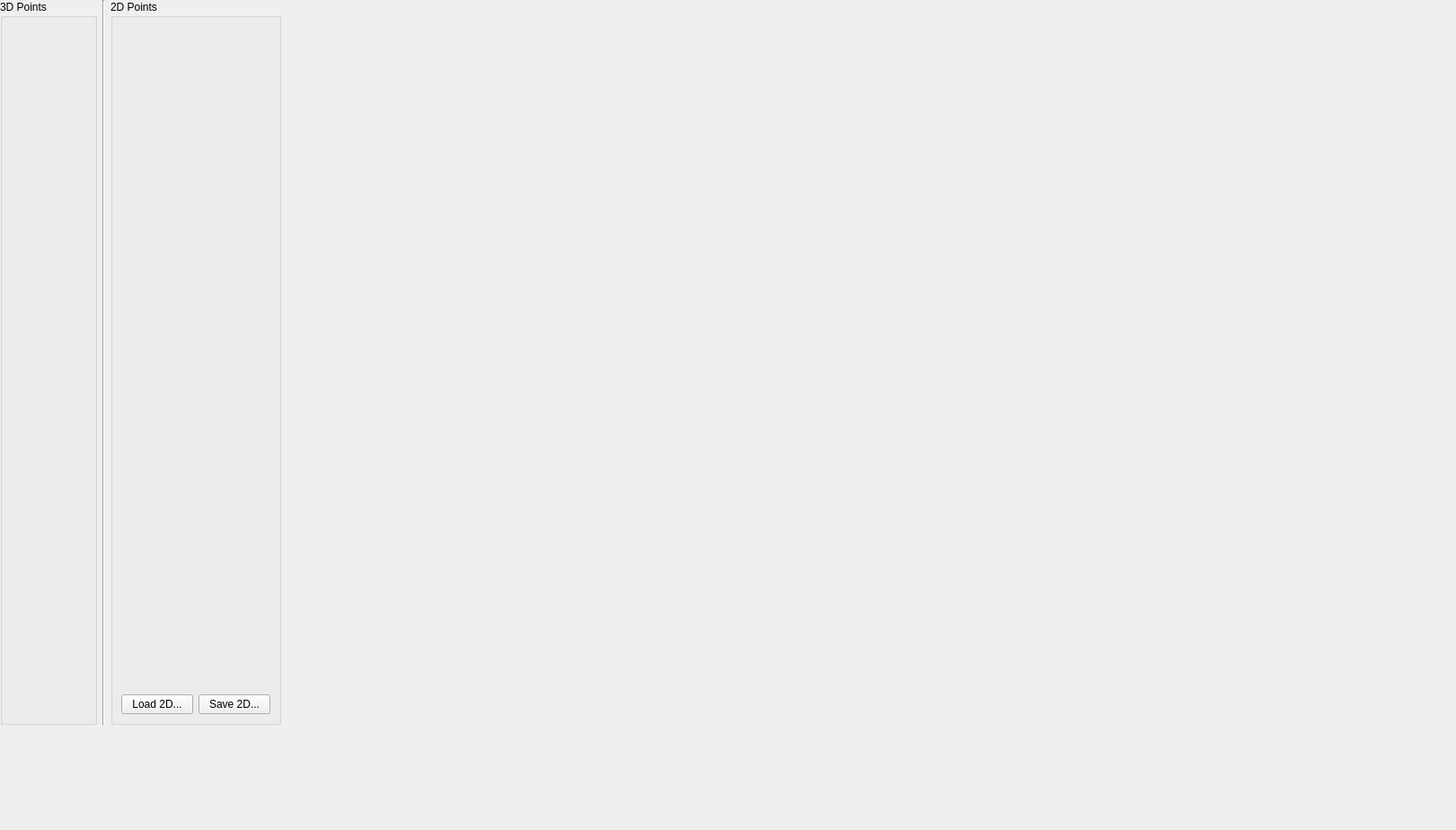
<?xml version="1.0" encoding="UTF-8"?>
<ui version="4.0">
 <class>CalibrationWidgetPage</class>
 <widget class="QWidget" name="CalibrationWidgetPage">
  <property name="geometry">
   <rect>
    <x>0</x>
    <y>0</y>
    <width>1621</width>
    <height>924</height>
   </rect>
  </property>
  <property name="maximumSize">
   <size>
    <width>1666666</width>
    <height>1666666</height>
   </size>
  </property>
  <property name="windowTitle">
   <string>Form</string>
  </property>
  <widget class="QWidget" name="layoutWidget">
   <property name="geometry">
    <rect>
     <x>0</x>
     <y>0</y>
     <width>1343</width>
     <height>807</height>
    </rect>
   </property>
   <layout class="QVBoxLayout" name="verticalLayout_8">
    <item>
     <layout class="QHBoxLayout" name="horizontalLayout_6">
      <item>
       <layout class="QHBoxLayout" name="horizontalLayout_5">
        <item>
         <widget class="QGroupBox" name="groupbox_3DPoints">
          <property name="title">
           <string>3D Points</string>
          </property>
          <layout class="QVBoxLayout" name="verticalLayout_7">
           <item>
            <layout class="QVBoxLayout" name="verticalLayout3Dpoints"/>
           </item>
           <item>
            <spacer name="verticalSpacer_3">
             <property name="orientation">
              <enum>Qt::Vertical</enum>
             </property>
             <property name="sizeHint" stdset="0">
              <size>
               <width>20</width>
               <height>40</height>
              </size>
             </property>
            </spacer>
           </item>
          </layout>
         </widget>
        </item>
        <item>
         <widget class="Line" name="line_2">
          <property name="orientation">
           <enum>Qt::Vertical</enum>
          </property>
         </widget>
        </item>
        <item>
         <widget class="QGroupBox" name="groupBox_2DPoints">
          <property name="title">
           <string>2D Points</string>
          </property>
          <layout class="QVBoxLayout" name="verticalLayout_6">
           <item>
            <layout class="QVBoxLayout" name="verticalLayout2Dpoints"/>
           </item>
           <item>
            <spacer name="verticalSpacer_4">
             <property name="orientation">
              <enum>Qt::Vertical</enum>
             </property>
             <property name="sizeHint" stdset="0">
              <size>
               <width>20</width>
               <height>40</height>
              </size>
             </property>
            </spacer>
           </item>
           <item>
            <layout class="QHBoxLayout" name="horizontalLayout">
             <item>
              <widget class="QPushButton" name="pushButtonLoad2DPoints">
               <property name="text">
                <string>Load 2D...</string>
               </property>
              </widget>
             </item>
             <item>
              <widget class="QPushButton" name="pushButtonSave2DPoints">
               <property name="text">
                <string>Save 2D...</string>
               </property>
              </widget>
             </item>
            </layout>
           </item>
          </layout>
         </widget>
        </item>
       </layout>
      </item>
      <item>
       <widget class="VolvuxCalibrationWidget" name="volvuxCalibrationWidget" native="true">
        <property name="sizePolicy">
         <sizepolicy hsizetype="Minimum" vsizetype="Minimum">
          <horstretch>0</horstretch>
          <verstretch>0</verstretch>
         </sizepolicy>
        </property>
        <property name="minimumSize">
         <size>
          <width>1024</width>
          <height>770</height>
         </size>
        </property>
       </widget>
      </item>
     </layout>
    </item>
   </layout>
  </widget>
 </widget>
 <customwidgets>
  <customwidget>
   <class>VolvuxCalibrationWidget</class>
   <extends>QWidget</extends>
   <header>VolvuxCalibrationWidget.h</header>
   <container>1</container>
  </customwidget>
 </customwidgets>
 <resources/>
 <connections/>
</ui>
